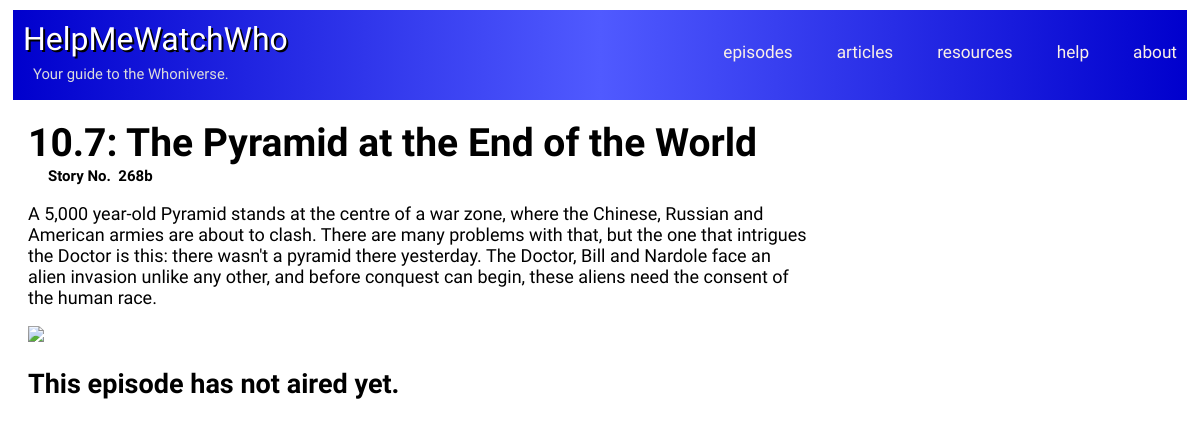
The page /unaired.php?episodeID=516 on the database its author committed.
### tables this page shows
CREATE TABLE IF NOT EXISTS `Episodes` (
  `EpisodeID` int(11) NOT NULL,
  `Type` int(11) NOT NULL,
  `Title` varchar(100) NOT NULL,
  `Season` varchar(50) NOT NULL,
  `Story` varchar(50) NOT NULL,
  `Description` text NOT NULL
);

### helper.php (called while the page is built, shortened)
<?php
function db_connect() {
    static $connection;
    if(!isset($connection)) {
        $config = parse_ini_file('/var/www/config.ini');
        $connection = mysqli_connect('localhost', $config['username'], $config['password'], $config['dbname']);
    }
    return $connection;
}
function db_query($query) {
    $connection = db_connect();
    $result = mysqli_query($connection,$query);
    return $result;
}
function db_select($query) {
    $rows = array();
    $result = db_query($query);
    while ($row = mysqli_fetch_assoc($result)) {
        $rows[] = $row;
    }
    return $rows;
}
function db_quote($value) {
    $connection = db_connect();
    return "'" . mysqli_real_escape_string($connection,$value) . "'";
}
?>

### unaired.php (the view, shortened to what this page needs)
<?php
	require("helper.php");
	$episodeID = db_quote($_GET['episodeID']);
	$rows = db_select("SELECT * FROM `Episodes` WHERE `EpisodeID` = $episodeID");
	$title = $rows[0][Title];
	$desc = $rows[0][Description];
	$season = $rows[0][Season];
	$story = $rows[0][Story];
?>
<!DOCTYPE html>
<html>
<head>
	<link type="text/css" rel="stylesheet" href="episodes style.css">
	<link type="text/css" rel="stylesheet" href="link-colors.css">
</head>
<?php include("header.php"); ?>
<body onLoad="sortEpisodes();">
<div id="everything">
<div id="left">
	<h1><?php echo $season; ?>: <?php echo $title; ?></h1>
	<?php
		if ($story != '') {
			echo "<h3>Story&nbsp;No.&nbsp; $story</h3>";
		};
	?>
	<?php
		$epIDnoQuotes = str_replace("'", "", $episodeID);
	?>
	<p><?php echo $desc; ?></p>
	<img <?php echo "src='Screencaps/" . $epIDnoQuotes . ".jpg'"; ?>/>
	<br>
	<h2>This episode has not aired yet.</h2>
	</div>
<div id ="right">
</div>
</div>
</body>
</html>

### episodes style.css (style rules this page uses)
#everything { font-family: 'Maven Pro', sans-serif; margin-left: 20px; }
h1 { font-size: calc(3px + 3vw); display: inline; margin-bottom: 0px; }
h3 { display: inline; margin-left: 20px; font-size: calc(3px + 1vw); }
h2 { font-size: calc(3px + 2vw); margin-bottom: 4px; display: inline-block; }
p { font-size: calc(6px + 1vw); }
img { width: 40vw; height: auto; }
#left { margin-right: 33%; }
#right { margin-left: 10px; float: right; width: 33%; display: inline-block; position: fixed; top: 100px; right: 0px; text-align: right; height: 100%; overflow: auto; margin-right: 20px; }

### header style.css (style rules this page uses)
body { font-family: 'Maven Pro', sans-serif; }

### rows shown on the page
episodes: Season "10.7", Title "The Pyramid at the End of the World", Story "268b", Description "A 5,000 year-old Pyramid stands at the centre of a war zone, where the Chinese, Russian and American armies are about to clash. There are many problems with that, but the one that intrigues the Doctor is this: there wasn't a pyramid there yesterday. The Doctor, Bill and Nardole face an alien invasion unlike any other, and before conquest can begin, these aliens need the consent of the human race."
